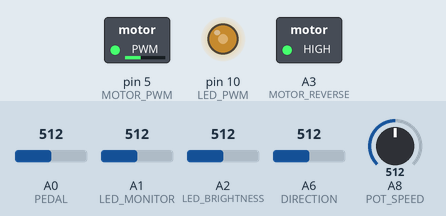
Simulated run of this sketch. Board: Arduino Mega 2560, built with avr-gcc and run on an emulated ATmega2560. On the bench: switched loads named in the sketch (green lamp = pin HIGH), output pins drawn as LEDs (lit = HIGH). The inputs (shaded band) are chosen by the test bench; at power-on: A6 (DIRECTION) = 512, A2 (LED_BRIGHTNESS) = 512, A8 (POT_SPEED) = 512, A0 (PEDAL) = 512, A1 (LED_MONITOR) = 512. What the sketch prints to the serial monitor is not drawn.

Above: at 1.2 s.
1.3 s: A6 (DIRECTION) set to 322
2.8 s: A6 (DIRECTION) set to 299
At 4.2 s:
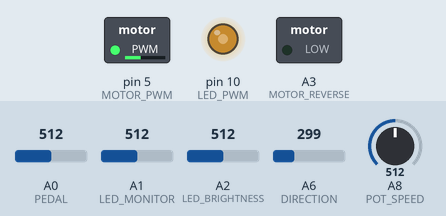
5.8 s: A2 (LED_BRIGHTNESS) set to 610
At 6.2 s:
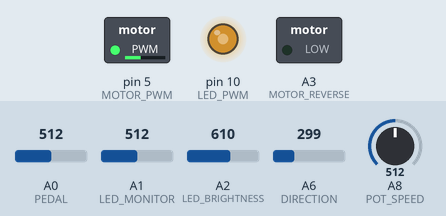
7.3 s: A8 (POT_SPEED) set to 180
At 8.1 s:
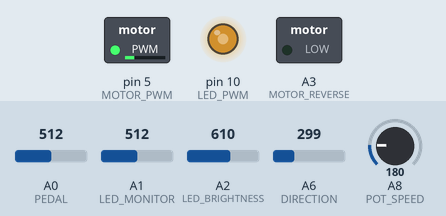
9.0 s: A0 (PEDAL) set to 30
At 9.21 s:
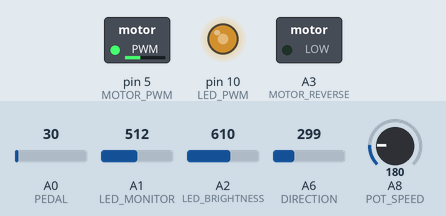
10.9 s: A2 (LED_BRIGHTNESS) set to 306
At 12.3 s:
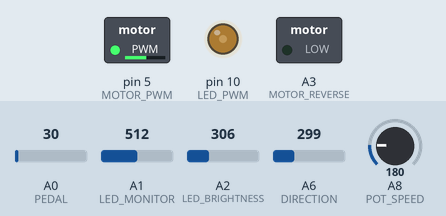
Timing chart, 0 to 13.4 s (numbered marks = the images above; inputs shaded):
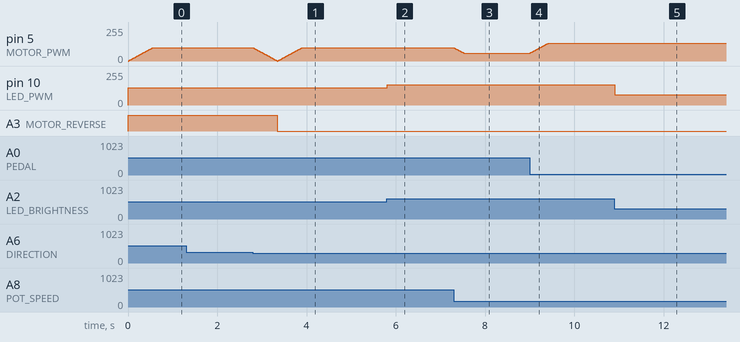

The sketch:

principle-sewing-machine.ino
```cpp
// PINS
#define PEDAL A0  // sewing machine pedal!
#define POT_SPEED A8  // pot for setting speed to a constant value
#define MOTOR_PWM 5  // motor speed drive (PWM. caution: don't drive 100% -- see MOTOR_MAX_POWER)

#define MOTOR_REVERSE A3  // arduino pin number
#define DIRECTION A6 // digital 4

#define LED_PWM 10  // LED output drive
#define LED_BRIGHTNESS A2  // control pot
#define LED_MONITOR A1  // current-limiting resistor is 2.2R (measured; 2R rated)

#define _UNUSED_ 15  // it's wired in! ready to work as a switch (set INPUT_PULLUP) or a digital out

// Behaviour constants
#define PEDAL_THRESHOLD 600  // with the current resistor divider, there is basically nothing from 1023 (open) to 440 (minimum press)
                             // the pedal threshold can be increased from 440 to have more power delivered at the start of its range
#define DIRECTION_THRESHOLD 315  // the "about half-way" point for the yellow direction knob (found by experimentation)
#define MOTOR_MAX_POWER 190  // 8-bit pwm range (0–255). Full 255 power is super fast (mechanical stress concern for projector)
#define MOTOR_POWER_STEP_DT 3  // milliseconds. higher: smoother response; lower: more immediate (and possibly rough)
#define BRIGHTNESS_NOISE_HISTORY 7  // brightness samples to keep, 3–255. averaged with 2 extremes removed for anti-flicker. subtle effect.

// Machine constants
#define RESISTOR_OHMS_MEASURED 2.2

// Motor state tracking
// code anywhere can read these, but only update_motor() should modify.
volatile bool motor_target_reverse = false;
volatile uint8_t _motor_current_speed = 0;
volatile bool _motor_current_reverse = false;
volatile uint8_t _motor_update_ms_counter = 0;

// LED state tracking
volatile uint16_t _brightness_history[BRIGHTNESS_NOISE_HISTORY];  // probably don't need to read this outside the lamp interrupt, but if so,
                                                                  // reaad some docs about how volatile works with arrays. it's got 16-bit
                                                                  // numbers anyway, so dissabling interrupts to guard access will be
                                                                  // necessary regardless (volatile keyword only protects for 8-bit)
volatile uint8_t _brightness_history_index = 0;

uint16_t get_pedal() {
  uint16_t reading = analogRead(PEDAL);
  if (reading > PEDAL_THRESHOLD) {
    return 0;
  }
  return map(reading, PEDAL_THRESHOLD, 0, 0, 1024);
}

// fixed motor power adjustment potentiometer
uint16_t get_pot() {
  uint16_t reading = analogRead(POT_SPEED);
  float norm = (float)reading / 1023;
  norm = sqrt(norm);  // curve a bit for more power sooner
  return norm * 1023;
}

/**
 * gently handle motor speed changes.
 *
 * this gets called every MOTOR_POWER_STEP_DT ms by an interrupt handler (TIMER0_COMPA_vect)
 */
void update_motor() {
  uint16_t pedal = get_pedal();
  uint16_t pot = get_pot();
  uint16_t combined = max(pedal, pot);
  uint8_t motor_target_speed = map(combined, 0, 1024, 0, MOTOR_MAX_POWER);
  motor_target_reverse = analogRead(DIRECTION) < DIRECTION_THRESHOLD;

  // maybe no update necessary
  if (_motor_current_reverse == motor_target_reverse &&
      _motor_current_speed == motor_target_speed) {
    return;
  }

  if (_motor_current_speed == 0) {
    // only flip the direction signal when the motor is at rest
    _motor_current_reverse = motor_target_reverse;
    digitalWrite(MOTOR_REVERSE, _motor_current_reverse ? LOW : HIGH);  // swap low/high for motor wiring
  }

  if (_motor_current_reverse != motor_target_reverse) {
    // need to change direction: ramp down to zero first first
    _motor_current_speed -= 1;
  } else if (_motor_current_speed != motor_target_speed) {  // DO NOT REMOVE THIS CHECK (underflow risk if current == target == 0)
    // ramp up or down toward the new speed
    _motor_current_speed += (_motor_current_speed < motor_target_speed) ? 1 : -1;
  }

  // note: looking back at this code since Aitzi left, I think this map shouldn't be here, since we already map for motor_target_speed.
  // use caution if removing -- MOTOR_MAX_POWER will probably need to be changed.
  // => I *think* we're clamping the range to MOTOR_MAX_POWER twice, so the current 190 is effectively 141 (55% not 74%).
  // ...this makes me feel a little better because having the max at 75% did feel pretty high. phew.
  analogWrite(MOTOR_PWM, map(_motor_current_speed, 0, 255, 0, MOTOR_MAX_POWER));
}

volatile uint8_t x = 0;
void update_lamp() {
  uint16_t brightness = analogRead(LED_BRIGHTNESS);

  // include the latest sample in our history
  _brightness_history_index += 1;
  _brightness_history_index %= BRIGHTNESS_NOISE_HISTORY;  // wrap the index around so we cycle the range
  _brightness_history[_brightness_history_index] = brightness;  // just overwrite the oldest

  // the the total brightness and the two extremes
  unsigned long total_history_brightness = 0;
  uint16_t dimmest = 1023;
  uint16_t brightest = 0;
  for (uint8_t i = 0; i < BRIGHTNESS_NOISE_HISTORY; i++) {
    uint16_t b = _brightness_history[i];
    total_history_brightness += b;
    dimmest = min(dimmest, b);
    brightest = max(brightest, b);
  }
  // remove the extremes (most likely to be noise)
  total_history_brightness -= dimmest;
  total_history_brightness -= brightest;

  uint16_t denoised = total_history_brightness / (BRIGHTNESS_NOISE_HISTORY - 2);  // we took out two samples (extremes)
  uint8_t output = denoised >> 2;  // 10-bit to 8-bit

  // future development if flicker continues to be an issue:
  // 0. probably look at the pot output with a scope because there might be some specific noise characte we can try to
  //    deal with.
  // 1. keep more samples and/or remove more than 2 extremes. already-tricky code might get more complex...
  // 2. limit brightness adjustment step rate, like for motor control.

  if (_motor_current_speed == 0) {
    output = min(output, 204);  // cut to max 80% when stopped to stay cool.
                                // with shutter stopped open, we're already passing 2x more light
                                // and it kind of keeps the spirit of of the little arm that used to drop to limit light
  }

  analogWrite(LED_PWM, output);
}

// every 1ms
// https://learn.adafruit.com/multi-tasking-the-arduino-part-1/using-millis-for-timing
SIGNAL(TIMER0_COMPA_vect) {
  if (++_motor_update_ms_counter > MOTOR_POWER_STEP_DT) {
    update_motor();
    _motor_update_ms_counter = 0;
  }
  update_lamp();
}

void setup() {
  // motor pin setup
  pinMode(MOTOR_PWM, OUTPUT);
  analogWrite(MOTOR_PWM, 0);
  pinMode(MOTOR_REVERSE, OUTPUT);
  digitalWrite(MOTOR_REVERSE, LOW);
  // end motor setup

  pinMode(PEDAL, INPUT);
  pinMode(POT_SPEED, INPUT);
  pinMode(DIRECTION, INPUT);

  pinMode(LED_PWM, OUTPUT);
  digitalWrite(LED_PWM, LOW);
  pinMode(LED_BRIGHTNESS, INPUT);
  pinMode(LED_MONITOR, INPUT);

  for (uint8_t i = 0; i < BRIGHTNESS_NOISE_HISTORY; i++) {
    _brightness_history[i] = 0;
  }

  // set up timer0 to call our motor update speed function every 1ms
  // https://learn.adafruit.com/multi-tasking-the-arduino-part-1/using-millis-for-timing
  OCR0A = 0xAF;  // the timer0 counter threshold we activate at
  TIMSK0 |= _BV(OCIE0A);  // mask: interrupt and run our routine on that count please!

  // debug woo
  Serial.begin(9600);
}

void loop() {
  uint16_t reading = analogRead(LED_MONITOR);
  float current = (float)reading / 1023 * 5 / RESISTOR_OHMS_MEASURED;
  if (current > 0.5) {
    if (current > 1.04) {
      Serial.print("WARNING ");
    }
    Serial.print("current reading: ");
    Serial.print(reading);
    Serial.print("\t");
    Serial.print(current);
    Serial.print("A");
    Serial.println("\tnominal: 423 / 0.94A nominal. max: 473 / 1.05A.");
  }
  delay(100);
}
```

Measured:
- the behaviour switches between 315 and 314 on A6 (DIRECTION) (found by bisection; images 0 and 1)
- after the input at 1.3 s, every drawn part: stays the same
- after the input at 2.8 s, A3 (MOTOR_REVERSE): HIGH → LOW after 0.55 s
- after the input at 5.8 s, pin 10 (LED_PWM): 128/255 → 152/255 at once
- after the input at 7.3 s, pin 5 (MOTOR_PWM): moves from 99/255 to 58/255 over 0.21 s, starting at once
- after the input at 9.0 s, pin 5 (MOTOR_PWM): moves from 58/255 to 134/255 over 0.40 s, starting at once
- after the input at 10.9 s, pin 10 (LED_PWM): 152/255 → 76/255 at once
